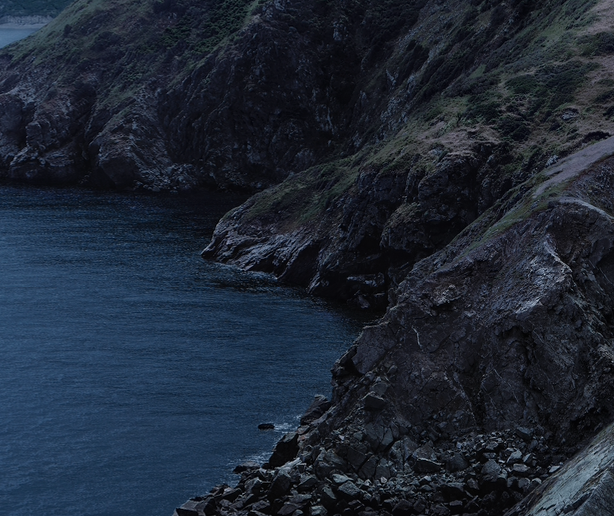
#> input picture mountain.png, 614 x 516 px
$ python opencv_demo.py
#> lines starting #> are read from the running program, lines starting #| are printed output that depends on the picture
import cv2

print("OpenCV version:")
print(cv2.__version__)

img = cv2.imread("mountain.png")
#> img is the input picture: shape (516, 614, 3); mean B, G, R 53.4, 39.8, 30.9
gray = cv2.cvtColor(img, cv2.COLOR_BGR2GRAY)
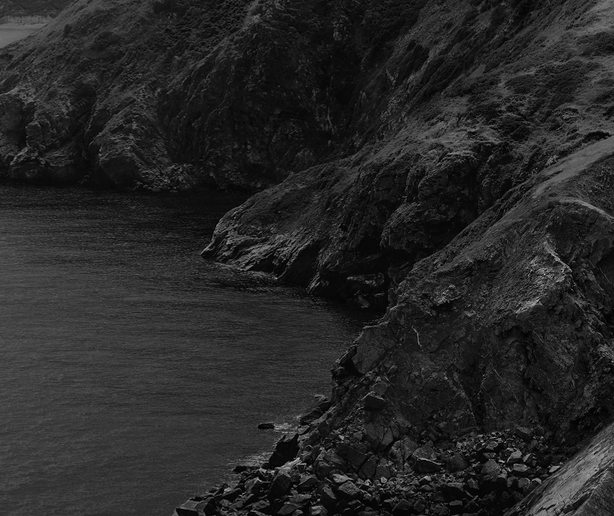
#> gray: shape (516, 614); min 0, max 191, mean 38.7

cv2.imshow("Mountain", img)
cv2.imshow("Mountain - gray", gray)

cv2.waitKey(0)
cv2.destroyAllWindows()


# $ python -m venv work
# $ source work/bin/activate
# $ cd dev/opencv
# $ python opencv_demo.py
